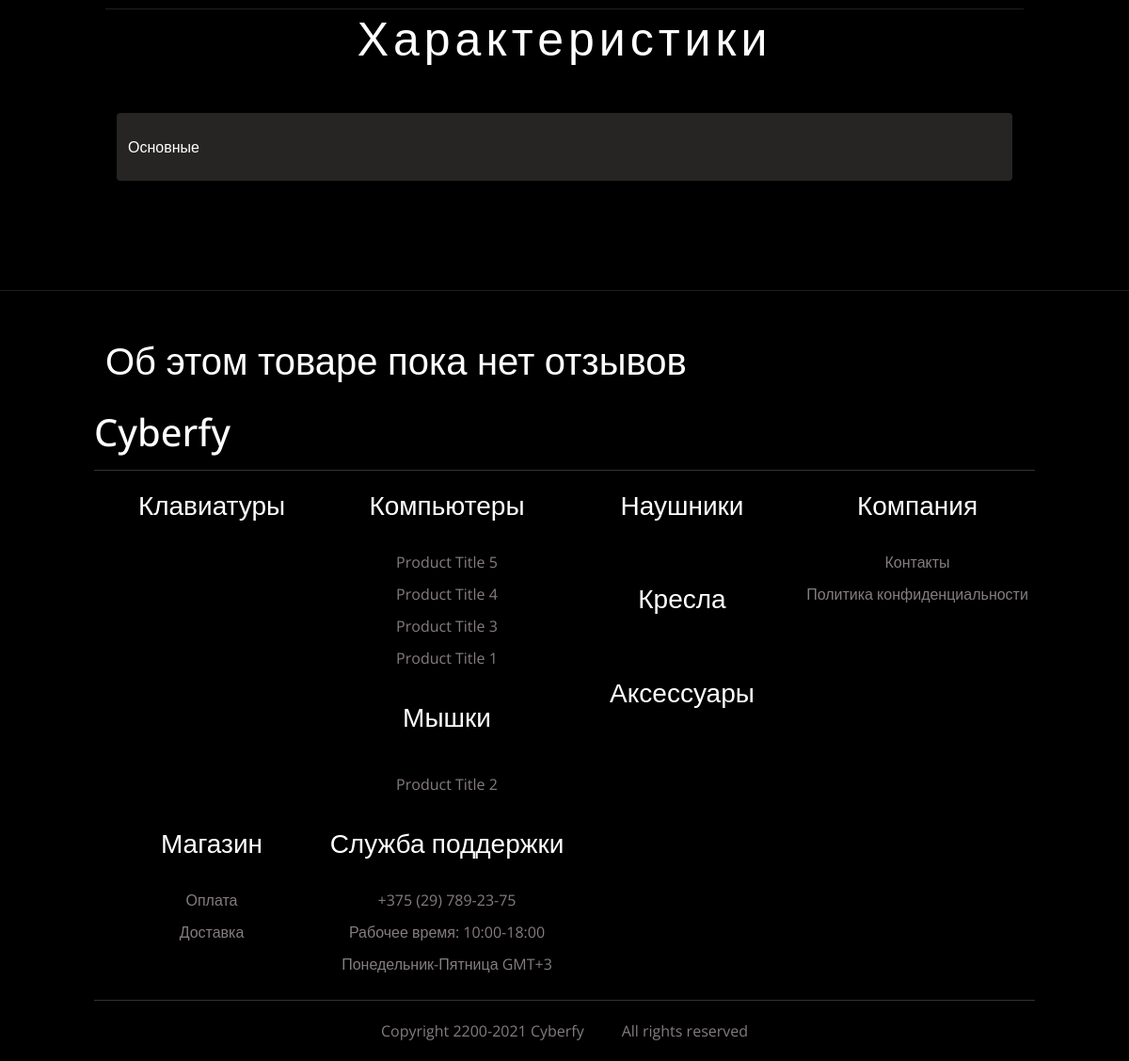
The page /home/pc/5/ (lower part) on the database as committed earlier.
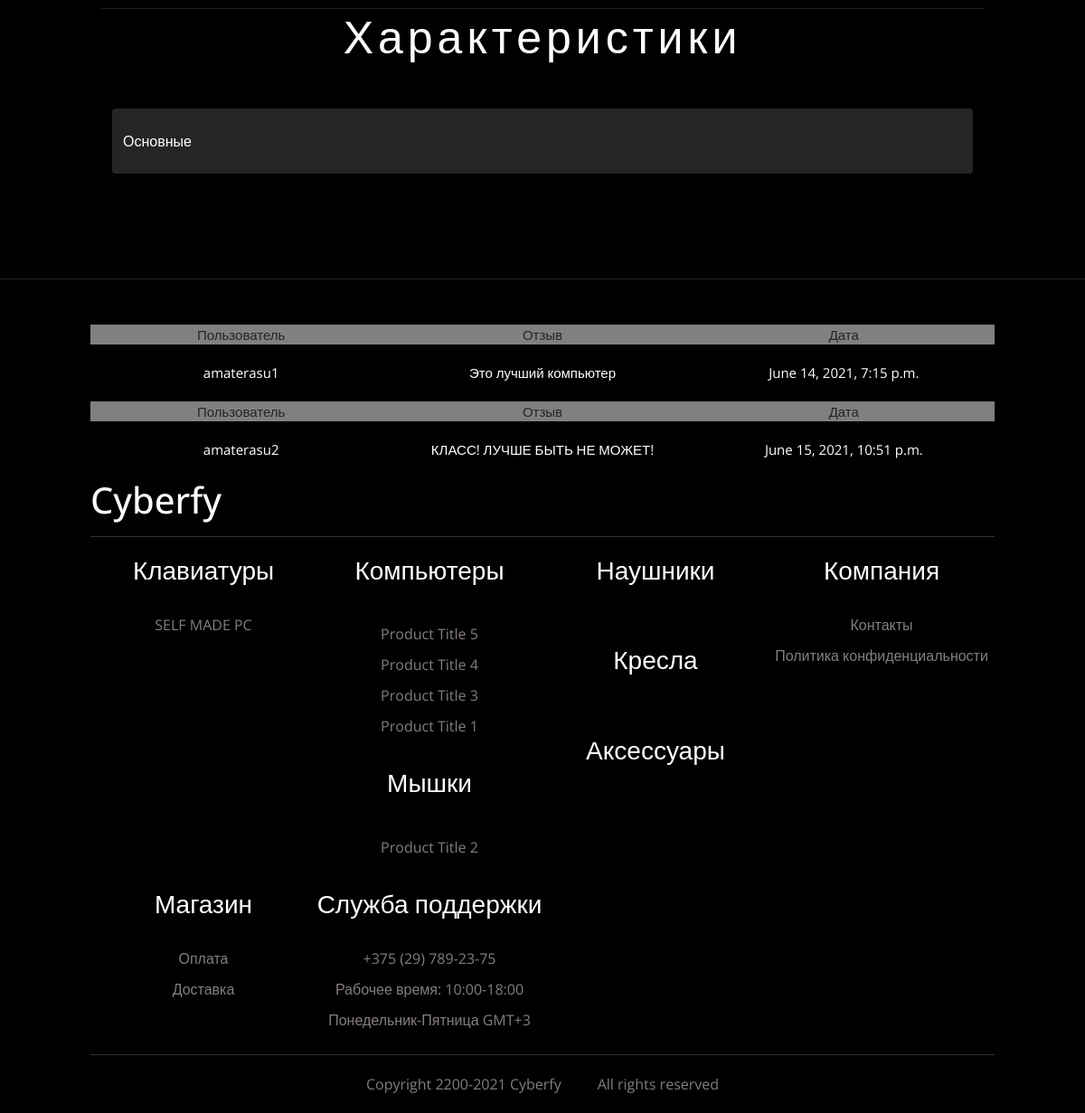
The same page on the database as committed later.
### index/models.py (models this page shows, shortened)
class Product(models.Model):
    product_type = models.ForeignKey(ProductType, on_delete=models.RESTRICT)
    category = models.ForeignKey(Category, on_delete=models.RESTRICT)
    title = models.CharField(verbose_name=_("title"), help_text=_("Required"), max_length=255)
    description = models.TextField(verbose_name=_("description"), help_text=_("Not required"), blank=True)
    product_is_featured = models.BooleanField(verbose_name='Product featured', default=False)
    slug = models.SlugField(max_length=255)
    is_available = models.BooleanField(verbose_name='Product availability', default=True)
    regular_price = models.FloatField(verbose_name=_("Regular price"), help_text=_("Максимально 10 цифр"))
    discount_price = models.FloatField(verbose_name=_("Discount price"), help_text=_("Максимально 10 цифр"))
    is_active = models.BooleanField(verbose_name=_("Product visibility"), help_text=_("Change product visibility"), default=True)
    created_at = models.DateTimeField(_("Created at"), auto_now_add=True, editable=False)
    updated_at = models.DateTimeField(_("Updated at"), auto_now_add=True)
    class Meta:
        ordering = ("-created_at",)
        verbose_name = _("Product")
        verbose_name_plural = _("Products")

class Comment(models.Model):
    product = models.ForeignKey(Product, on_delete=models.CASCADE, related_name="product_comment")
    user = models.ForeignKey(UserBase, on_delete=models.CASCADE)
    body = models.CharField(max_length=255)
    created = models.DateTimeField(auto_now_add=True)

### account/models.py (models this page shows, shortened)
class UserBase(AbstractBaseUser, PermissionsMixin):
    email = models.EmailField(_('email address'), unique=True)
    user_name = models.CharField(max_length=150, unique=True)
    first_name = models.CharField(max_length=150, blank=True)
    about = models.TextField(_('about'), max_length=500, blank=True)
    country = CountryField()
    phone_number = models.CharField(max_length=15, blank=True)
    postcode = models.CharField(max_length=12, blank=True)
    address_line_1 = models.CharField(max_length=150, blank=True)
    address_line_2 = models.CharField(max_length=150, blank=True)
    town_city = models.CharField(max_length=150, blank=True)
    is_active = models.BooleanField(default=False)
    is_staff = models.BooleanField(default=False)
    created = models.DateField(auto_now_add=True)
    updated = models.DateField(auto_now=True)
    objects = CustomAccountManager()
    USERNAME_FIELD = 'email'
    REQUIRED_FIELDS = ['user_name']
    class Meta:
        verbose_name = 'Accounts'
        verbose_name_plural = 'Accounts'
    def __str__(self):
        return self.user_name

### index/views.py (the view, shortened to what this page needs)
# urls.py: path('pc/<int:pk>/', ItemDetailView.as_view(), name='pc-detail'),
class ItemDetailView(DetailView):
    model = Product
    template_name = './products_detail.html'
    def get(self,request,pk):
        commentForm = Comment_form()
        object = Product.objects.filter(id=pk)
        product = Product.objects.get(id=pk)
        id = product.id
        comments = Comment.objects.filter(product_id=id)
        return render(request, self.template_name, {'object':object, 'form':commentForm, 'comments': comments})

### basket/basket.py (called while the page is built)
    def __len__(self):
        return sum(item['qty'] for item in self.basket.values())

### index/models.py (called while the page is built)
    def get_absolute_url(self):
        return reverse("index:category_list", args=[self.slug])

    def __str__(self):
        return self.name

### index/views.py (called while the page is built)
def categories(request):
    return {
        'categories': Category.objects.all()
    }

def products(request):
    return {
        'featured_products': Product.objects.all()
    }

### templates/products_detail.html (shortened to what this page needs)
{% extends "base.html"%}
{% block content %}
{% for object in object %}
<div class="container-fluid products-detail-nav" style="margin-bottom:50px;">
  <div class="row products-detail-row3">
    <div class="col text-center">
      <h6 class='product-detail-about-title'>Характеристики</h6>
      <div class="product-details-collapse d-flex flex-column">
        <p class="btn btn-primary text-start product-details-button py-4" type="button" data-bs-toggle="collapse" data-bs-target="#collapseExample" aria-expanded="false" aria-controls="collapseExample">
          Основные
        </p>
      </div>
    </div>
  </div>
</div>
{% if comments %}
{% for comment in comments%}
<div class="row basket-row text-center" style='background-color: gray'>
  <div class="col basket-col">
      <p>Пользователь</p>
  </div>
  <div class="col basket-col">
      <p>Отзыв</p>
  </div>
  <div class="col basket-col">
      <p>Дата</p>
  </div>
</div>
<div class="row basket-row text-center" style="color: white;">
  <div class="col basket-col">
      <p>{{ comment.user }}</p>
  </div>
  <div class="col basket-col">
      <p>{{ comment.body }}</p>
  </div>
  <div class="col basket-col">
      <p>{{ comment.created }}</p>
  </div>
</div>
{% endfor %}
{% else %}
<div class="row basket-row" style="color: white">
  <b><h1>Об этом товаре пока нет отзывов</h1></b>
</div>
{% endif %}
{% endfor %}
{% endblock content %}

### templates/base.html (shortened to what this page needs)
{% load static %}
<!DOCTYPE html>
<html lang="en">
<head>
    <link href="https://cdn.jsdelivr.net/npm/bootstrap@5.0.1/dist/css/bootstrap.min.css" rel="stylesheet">
    <link rel="stylesheet" href="{% static 'styles/home.css' %}">
    <link rel="stylesheet" href="{% static 'styles/all.css' %}">
</head>
<body>
    {% block content %}
    {% endblock content %}
    <h1 class="title2">Cyberfy</h1>
   <hr>
   <footer>
       <div class='footer-area-1 text-center'>
           <b><h3>Клавиатуры</h3></b>
           <br>
           {% for product in featured_products %}
            {% if product.category.name == 'Клавиатуры' %}
           <a href="{% url 'index:pc-detail' product.id %}">{{ product.title }}</a>
            {% else %}
            <p></p>
            {% endif %}
           {% endfor %}
           <br>
       </div>
       <div class='footer-area-2 text-center'>
           <b><h3>Компьютеры</h3></b>
           <br>
           {% for product in featured_products %}
            {% if product.category.name == 'Компьютеры' %}
           <a href="{% url 'index:pc-detail' product.id %}">{{ product.title }}</a>
            {% else %}
            <p></p>
            {% endif %}
           {% endfor %}
           <br>
           <b><h3>Мышки</h3></b>
           <br>
           {% for product in featured_products %}
            {% if product.category.name == 'Мышки' %}
           <a href="{% url 'index:pc-detail' product.id %}">{{ product.title }}</a>
            {% else %}
            <p></p>
            {% endif %}
           {% endfor %}
           <br>
       </div>
       <div class='footer-area-3 text-center'>
           <b><h3>Наушники</h3></b>
           <br>
           <br>
           <b><h3>Кресла</h3></b>
           <br>
           <br>
           <b><h3>Аксессуары</h3></b>
           <br>
          <br>
       </div>
       <div class='footer-area-4 text-center'>
           <b><h3>Компания</h3></b>
           <br>
           <a href="{% url 'index:contacts' %}">Контакты</a>
           <a href="{% url 'index:policy' %}">Политика конфиденциальности</a>
           <br>
       </div>
       <div class='footer-area-5 text-center'>
           <b><h3>Магазин</h3></b>
           <br>
           <a href="{% url 'index:payment' %}">Оплата</a>
           <a href="{% url 'index:delivery' %}">Доставка</a>
           <br>
       </div>
       <div class='footer-area-6 text-center'>
           <b><h3>Служба поддержки</h3></b>
           <br>
           <p>+375 (29) 789-23-75</p>
           <p>Рабочее время: 10:00-18:00</p>
           <p>Понедельник-Пятница GMT+3</p>
       </div>
   </footer>
   <hr>
   <div class="footer-foot ">
       <div class="foot-container text-center">
           <p class='foot-text1'>Copyright 2200-2021 Cyberfy</p>
           <p class='foot-text2'>All rights reserved</p>
       </div>
   </div>
</body>
</html>

Rows that differ between the two databases and show on the page:
shown differently, row unchanged: Product "Product Title 5": no longer shows "Об этом товаре пока нет отзывов"
added Comment: user "amaterasu1", body "Это лучший компьютер", created "June 14, 2021, 7:15 p.m.", shown under Product "Product Title 5"
added Comment: user "amaterasu2", body "КЛАСС! ЛУЧШЕ БЫТЬ НЕ МОЖЕТ!", created "June 15, 2021, 10:51 p.m.", shown under Product "Product Title 5"
added Product: title "SELF MADE PC", shown under "Клавиатуры"
